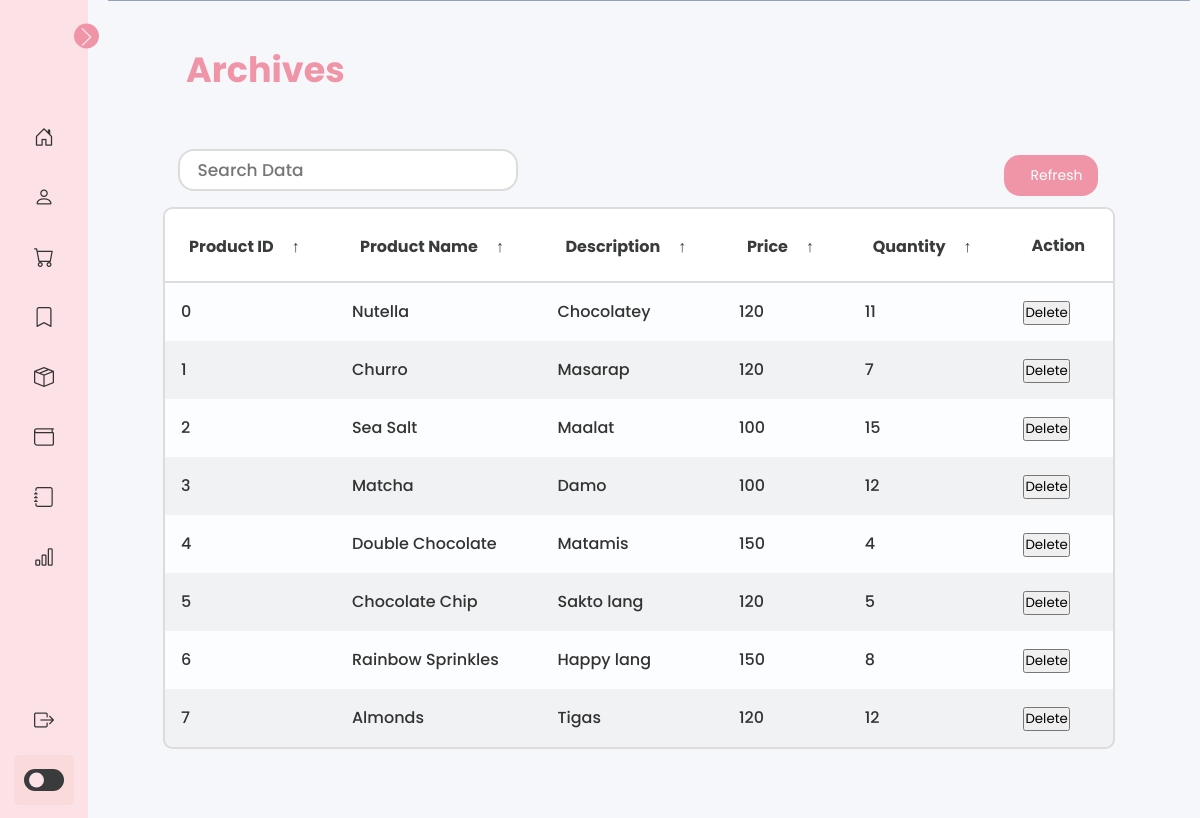
The page /archives.php on the database its author committed.
### tables this page shows
CREATE TABLE `product_table` (
  `product_id` int(11) NOT NULL,
  `product_name` varchar(45) DEFAULT NULL,
  `description` varchar(70) DEFAULT NULL,
  `price` decimal(10,0) DEFAULT NULL,
  `quantity_available` int(11) DEFAULT NULL,
  PRIMARY KEY (`product_id`)
);

### archives.php (the view, shortened to what this page needs)
<!DOCTYPE html>
<html lang="en">
<head>
  <link rel="stylesheet" href="style.css">
  <link href="https://cdnjs.cloudflare.com/ajax/libs/bootstrap-icons/1.8.3/font/bootstrap-icons.min.css" rel="stylesheet">
</head>
<body>
<nav class="sidebar close">
    <header>
      <div class="image-text">
      </div>
      <i class="bi bi-chevron-right toggle"></i>
    </header>
    <div class="menu-bar">
      <div class="menu">
        <ul class="menu-links">
          <li class="nav-link">
            <a href="admin-overview.php">
              <i class="bi bi-house-door icon"></i>
            </a>
          </li>
          <li class="nav-link">
            <a href="accounts.php">
              <i class="bi bi-person icon"></i>
            </a>
          </li>
          <li class="nav-link">
            <a href="products.php">
              <i class="bi bi-cart icon"></i>
            </a>
          </li>
          <li class="nav-link">
            <a href="archives.php">
              <i class="bi bi-bookmark icon"></i>
            </a>
          </li>
          <li class="nav-link">
            <a href="inventory.php">
              <i class="bi bi-box-seam icon"></i>
            </a>
          </li>
          <li class="nav-link">
            <a href="transactions.php">
              <i class="bi bi-wallet icon"></i>
            </a>
          </li>
          <li class="nav-link">
            <a href="salesrecord.php">
              <i class="bi bi-journal icon"></i>
            </a>
          </li>
          <li class="nav-link">
            <a href="audittrail.php">
              <i class="bi bi-bar-chart icon"></i>
            </a>
          </li>
        </ul>
      </div>
      <div class="bottom-content">
        <li>
          <a href="logout.php">
            <i class="bi bi-box-arrow-right icon"></i>
          </a>
        </li>
        <li class="mode">
          <div class="toggle-switch">
            <span class="switch"></span>
          </div>
        </li>
      </div>
    </div>
  </nav>
  <section class="home">
    <div class="text">
    <div class="mainbar-text">Archives</div>
 <?php
      include "dbconnect.php";
      $selectsql = "SELECT * FROM inven_sales";
      if (isset($_POST['search']) && $_POST['search'] != NULL) {
        $searchinput = $_POST['search'];
        $selectsql = "SELECT * FROM product_table WHERE product_id LIKE '%$searchinput%' OR product_name LIKE '%$searchinput%' OR description LIKE '%$searchinput%' OR price LIKE '%$searchinput%'";
      } else {
        $selectsql = "SELECT * FROM product_table";
      }
      $result = $conn->query($selectsql);
    if ($result->num_rows > 0) {
    echo "<main class='table' id='product_table'>";
    echo "<section class='table__header'>";
             echo "<div class='input-group'>";
                 echo "<input type='search' name='search' class='search-input' placeholder='Search Data'>";
             echo "</div>";
             echo "<button id='refreshButton' class='btn-refresh'><i class='bx bx-refresh' style='color: #fff; font-family: Montserrat; font-size: 24px;'></i> Refresh</button>";
        echo "</section>";
         echo "<section class='table__body'>";
             echo "<table>";
                 echo "<thead>";
                     echo "<tr>";
                     echo "<th>Product ID <span class='icon-arrow'>&UpArrow;</span></th>";
                     echo "<th>Product Name <span class='icon-arrow'>&UpArrow;</span></th>";
                     echo "<th>Description <span class='icon-arrow'>&UpArrow;</span></th>";
                     echo "<th>Price <span class='icon-arrow'>&UpArrow;</span></th>";
                     echo "<th>Quantity <span class='icon-arrow'>&UpArrow;</span></th>";
                     echo "<th>Action</th>";
                    echo "</tr>";
                 echo "</thead>";
                 echo "<tbody>";
                 foreach ($result as $fielddata) {
                    echo "<tr>";
                    echo "<td>" . $fielddata['product_id'] . "</td>";
                    echo "<td>" . $fielddata['product_name'] . "</td>";
                    echo "<td>" . $fielddata['description'] . "</td>";
                    echo "<td>" . $fielddata['price'] . "</td>";
                    echo "<td>" . $fielddata['quantity_available'] . "</td>";
                    echo "<td>";
                    echo "<form action='' method='post'>";
                    echo "<button type='submit' name='delete' class='btn-delete btn-primary'>Delete</button>";
                    echo "</form>";
                    echo "</td>";
                    echo "</tr>";
                }
                echo "</tbody>";
                echo "</table>";
              } else {
                echo "No records found";
              }
              ?>
         </section>
  </main>
</body>
</html>

### rows shown on the page
product_table: product_id "0", product_name "Nutella", description "Chocolatey", price "120", quantity_available "11"
product_table: product_id "1", product_name "Churro", description "Masarap", price "120", quantity_available "7"
product_table: product_id "2", product_name "Sea Salt", description "Maalat", price "100", quantity_available "15"
product_table: product_id "3", product_name "Matcha", description "Damo", price "100", quantity_available "12"
product_table: product_id "4", product_name "Double Chocolate", description "Matamis", price "150", quantity_available "4"
product_table: product_id "5", product_name "Chocolate Chip", description "Sakto lang", price "120", quantity_available "5"
product_table: product_id "6", product_name "Rainbow Sprinkles", description "Happy lang", price "150", quantity_available "8"
product_table: product_id "7", product_name "Almonds", description "Tigas", price "120", quantity_available "12"
